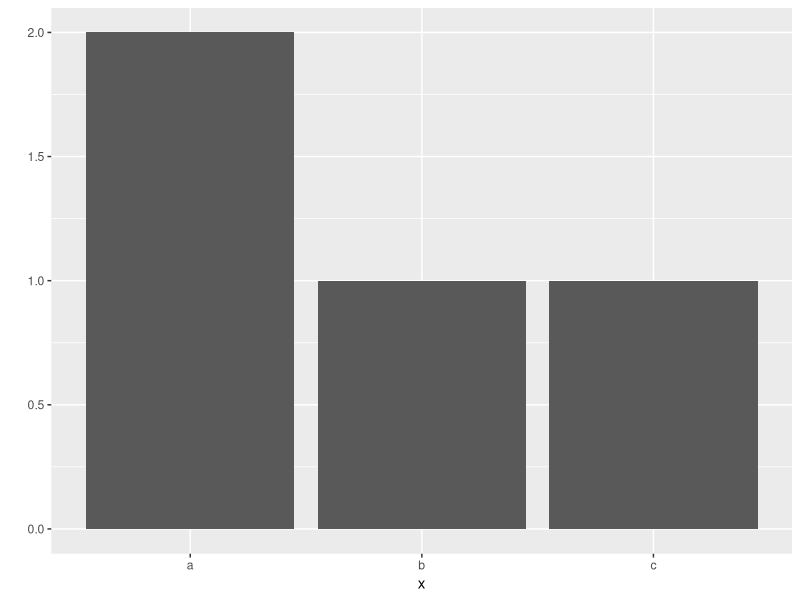
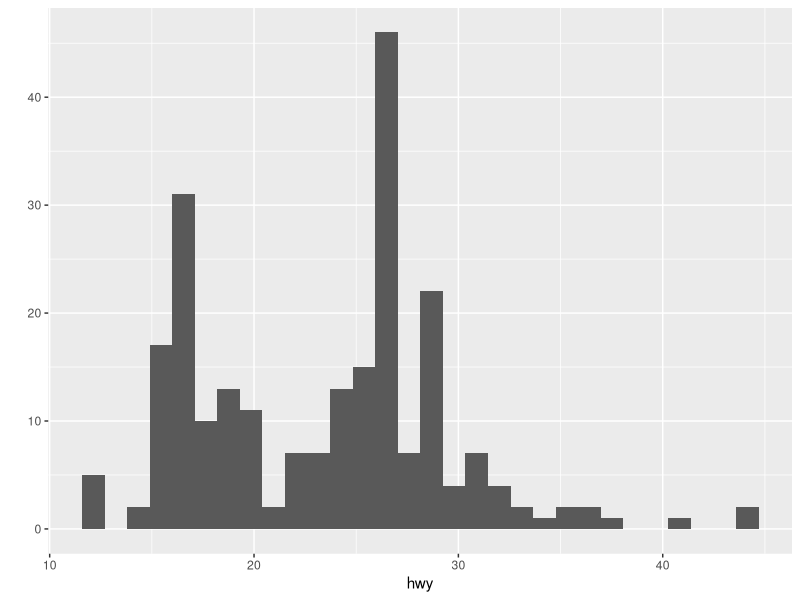
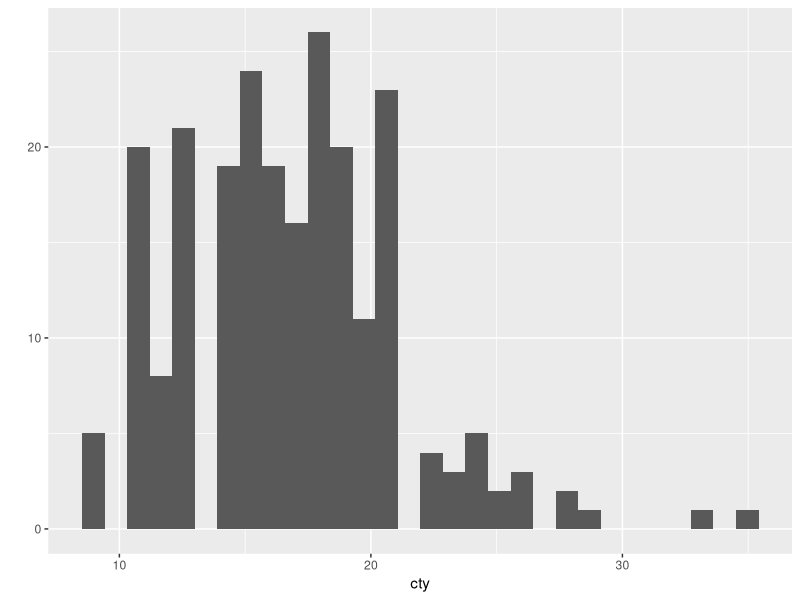
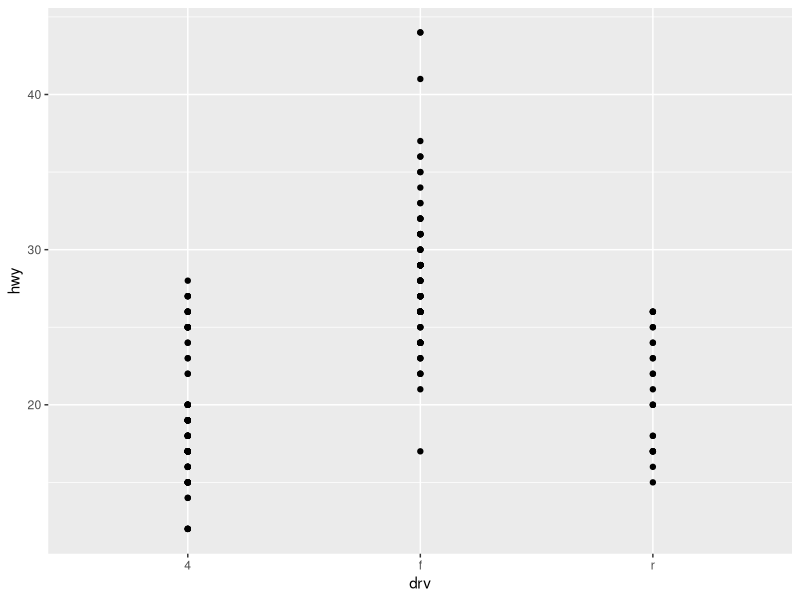
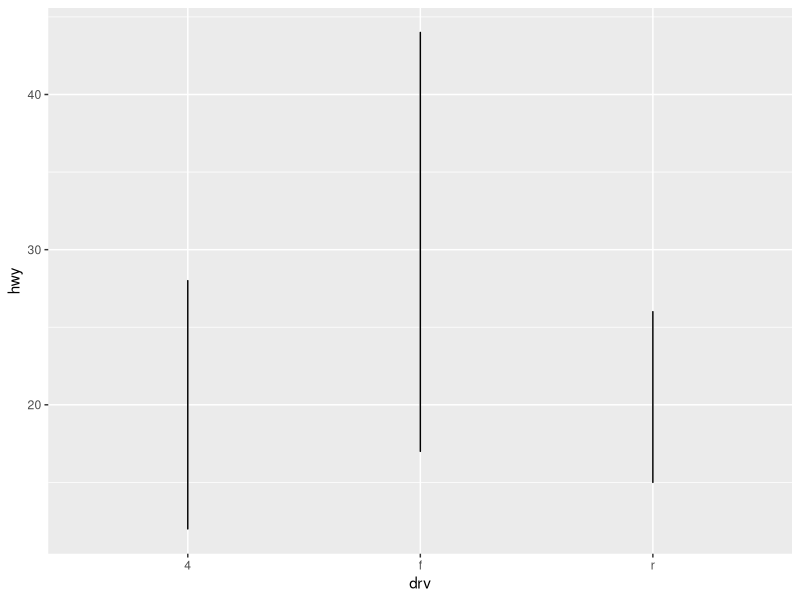
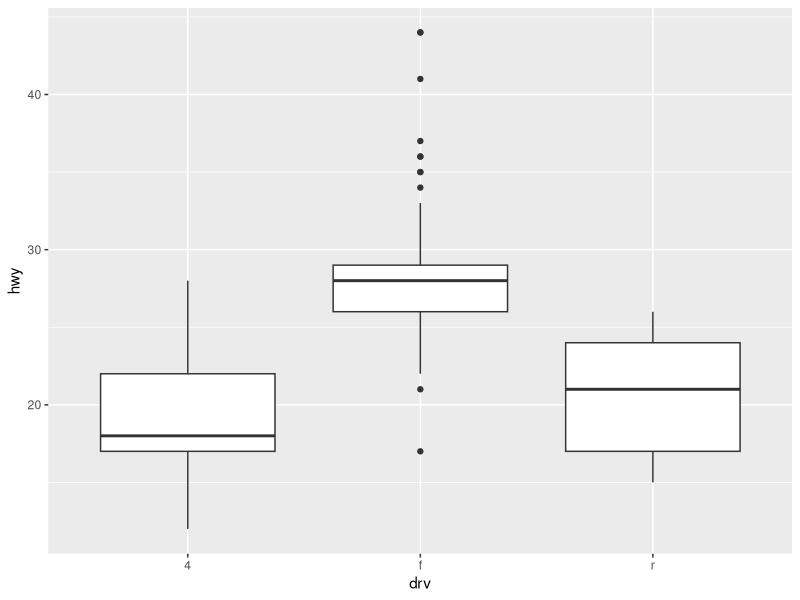
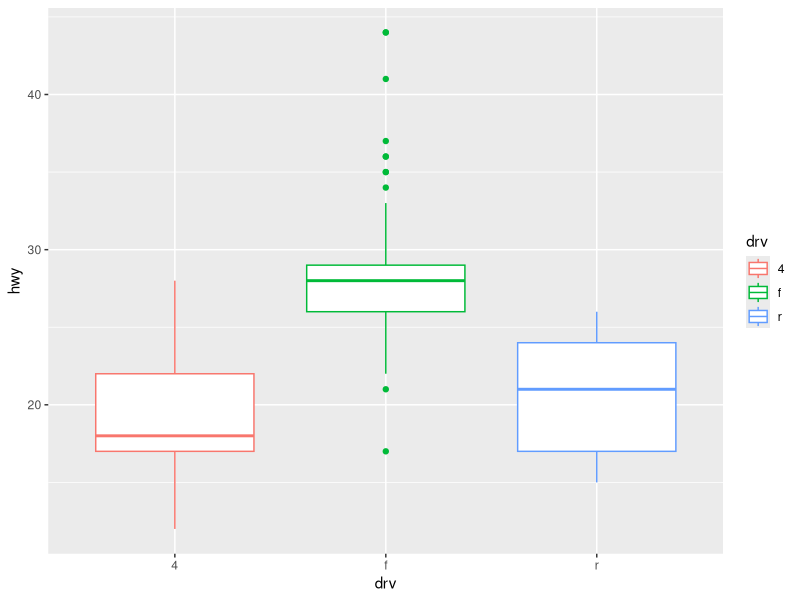

The R script that drew these images, in order:
a <- 2
b <- 3
a + b # 5

# c() 여러 개의 값을 넣는 것
var1 <- c(1, 2, 3)
var2 <- c(6, 7, 8)

# seq() # 연속된 값 생성
var3 <- seq(1, 5) # 1,2,3,4,5
var4 <- seq(1, 10, 2) # 1,3,5,7,9


var1 + var2 # 각 위치 값끼리 연산
var3 + 2 # 각 요소마다 연산

str1 <- "Hello "
str2 <- "World!"
paste(str1, str2) # 문자열끼리 이항 연산자(str1 + 1) 사용 불가능
str3 <- c("Hello", "World", "Laeti")
paste(str3, collapse = "!") # ?을 구분자로 단어들 연결
str_arr1 <- c("DongHun", "Park")
paste(str_arr1, collapse = "-")

mean(var1) # 2
max(var1) # 3
min(var1) # 1

? paste() # 함수에 대한 정보 확인


# install.packages("ggplot2") # ggplot 라이브러리 설치
library(ggplot2)

x <- c("a", "a", "b", "c")
qplot(x)

qplot(data = mpg, x = hwy)
qplot(data = mpg, x = cty)
qplot(data = mpg, x = drv, y = hwy)
qplot(data = mpg,
      x = drv,
      y = hwy,
      geom = "line")
qplot(data = mpg,
      x = drv,
      y = hwy,
      geom = "boxplot")
qplot(
  data = mpg,
  x = drv,
  y = hwy,
  geom = "boxplot",
  # 그래프 형태
  colour = drv # 색 설정
)

# manufacturer model : 자동차 제조사
# displ : 배기량
# yeal : 제조년도
# cyl : 실린더 수
# trans : 변속기
# drv : 구동 방식(f = 전륜구동, r = 후륜구동, 4ㅍ = 사륜구동)
# city : 도시 연비
# hwy : 고속도로 연비
# fl : 연료 종류
# class : 자동차 종류